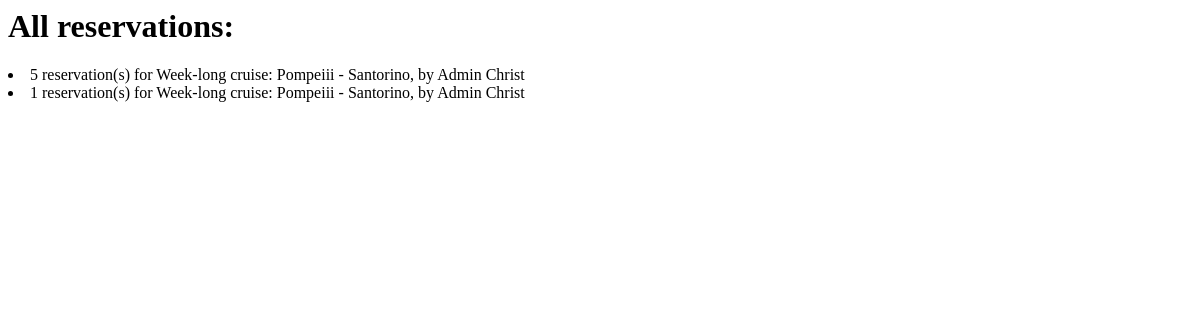
The page /reservation/list/ on the database as committed earlier.
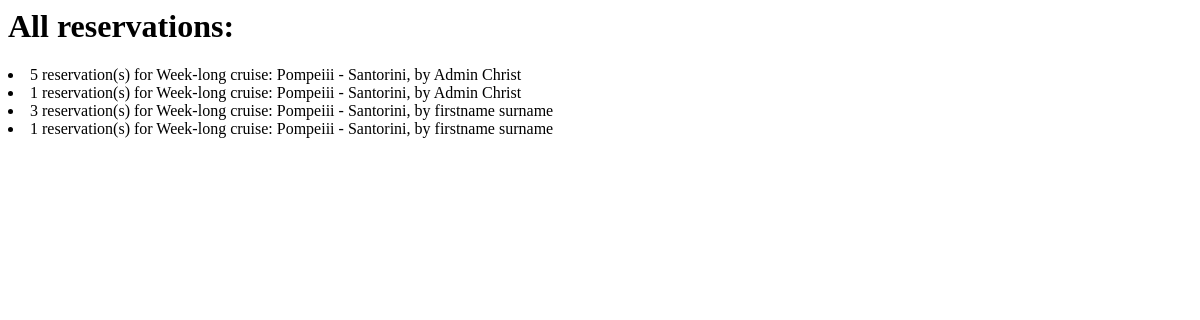
The same page on the database as committed later.
### main/models.py (models this page shows)
class Reservation(models.Model):
    TICKET_TYPES = [
        ("Economy", "Economy"),
        ("Business", "Business")
    ]
    cruise = models.ForeignKey(Cruise, on_delete=models.CASCADE)
    cruise_reservee = models.ForeignKey(SeaManagerCruiseUser, on_delete=models.CASCADE)
    ticket_type = models.CharField(
        max_length=8,
        choices=TICKET_TYPES
    )
    number_of_tickets = models.IntegerField(default=1, blank=False, null=False)
    def __str__(self):
        return f'{self.number_of_tickets} reservation(s) for {self.cruise}, by {self.cruise_reservee}'

class Cruise(models.Model):
    CRUISE_TYPES = [
        ("Week-long", "Week-long"),
        ("Day-long", "Day-long")
    ]
    from_location = models.ForeignKey(CruiseLocation, related_name="from-location+", on_delete=models.CASCADE)
    to_location = models.ForeignKey(CruiseLocation, related_name="to-location+", on_delete=models.CASCADE)
    type = models.CharField(
        max_length=9,
        choices=CRUISE_TYPES
    )
    captain_name = models.ForeignKey(Captain, on_delete=models.CASCADE)
    departure_date_time = models.DateTimeField()
    econ_total_capacity = models.IntegerField()
    business_total_capacity = models.IntegerField()
    image_main = models.URLField(default='https://images.pexels.com/photos/813011/pexels-photo-813011.jpeg')
    image_1 = models.URLField(default='https://media.istockphoto.com/id/458115989/photo/cruise-ship-in-caribbean-sea.jpg?s=612x612&w=0&k=20&c=wMweujKOnZOpihjorKHEdgqI-LDMJkLF-LpV_FhtUWE=')
    image_2 = models.URLField(default='https://media.istockphoto.com/id/1222173565/photo/cruise-ship-msc-seaside-at-cozumel-island-mexico.jpg?s=612x612&w=0&k=20&c=2w3dQqb196mclsS-oMbFEgYl3r7jgQZFgvKYdASUEMs=')
    image_3 = models.URLField(default='https://media.istockphoto.com/id/516463721/photo/3d-cruise-ship-in-beautiful-ocean-with-blue-sky.jpg?s=612x612&w=0&k=20&c=97aWdauUuFSZwMXZ6Ky4TZDuxg9vhjDb98wFj0vwL3s=')
    image_4 = models.URLField(default='https://media.istockphoto.com/id/1155311911/photo/luxury-cruise-ship-sailing-from-the-port-at-sunrise-across-the-ocean-beautiful-summer.jpg?s=612x612&w=0&k=20&c=im3OvbdWWN-vdwcVcSFMGKpmpbB97Elj5Nva8UXJlmA=')
    def __str__(self):
        return f'{self.type} cruise: {self.from_location} - {self.to_location}'

class CruiseLocation(models.Model):
    name = models.CharField(null=True, blank=True, max_length=15)
    image = models.URLField(default='https://www.planetware.com/wpimages/2021/10/best-tropical-vacations-mauritius-aerial.jpg')
    description = models.TextField(null=True, blank=True)
    def __str__(self):
        return self.name

class SeaManagerCruiseUser(AbstractBaseUser, PermissionsMixin):
    username = models.CharField(
        max_length=30,
        unique=True
    )
    USERNAME_FIELD = 'username'
    name = models.CharField(
        max_length=30
    )
    surname = models.CharField(
        max_length=30
    )
    email = models.EmailField(
        default='email@example.com'
    )
    EGN = models.CharField(
        max_length=10
    )
    address = models.CharField(
        max_length=30
    )
    phone_number = models.CharField(
        max_length=15
    )
    is_staff = models.BooleanField(
        default=False,
        blank=True,
    )
    objects = AppUserManager()
    def __str__(self):
        return f'{self.name} {self.surname}'

### main/views_dir/reservation.py (the view)
# urls.py: path("list/", ReservationListView.as_view(), name="reservation_list"),
class ReservationListView(ListView):
    model = Reservation
    template_name = './reservation_views/reservation_list.html'
    context_object_name = 'reservations'
    def get_context_data(self, **kwargs: Any) -> dict[str, Any]:
        context = super().get_context_data(**kwargs)
        return super().get_context_data(**kwargs)

### templates/reservation_views/reservation_list.html
<h1>All reservations:</h1>
{% for reservation in reservations %}
<li> {{ reservation }}</li>
{% endfor %}

Rows that differ between the two databases and show on the page:
changed through a linked row, Reservation: number_of_tickets+cruise+cruise_reservee "5 reservation(s) for Week-long cruise: Pompeiii - Santorino, by Admin Christ" → "5 reservation(s) for Week-long cruise: Pompeiii - Santorini, by Admin Christ"
changed through a linked row, Reservation: number_of_tickets+cruise+cruise_reservee "1 reservation(s) for Week-long cruise: Pompeiii - Santorino, by Admin Christ" → "1 reservation(s) for Week-long cruise: Pompeiii - Santorini, by Admin Christ"
added Reservation: number_of_tickets+cruise+cruise_reservee "3 reservation(s) for Week-long cruise: Pompeiii - Santorini, by firstname surname"
added Reservation: number_of_tickets+cruise+cruise_reservee "1 reservation(s) for Week-long cruise: Pompeiii - Santorini, by firstname surname"
